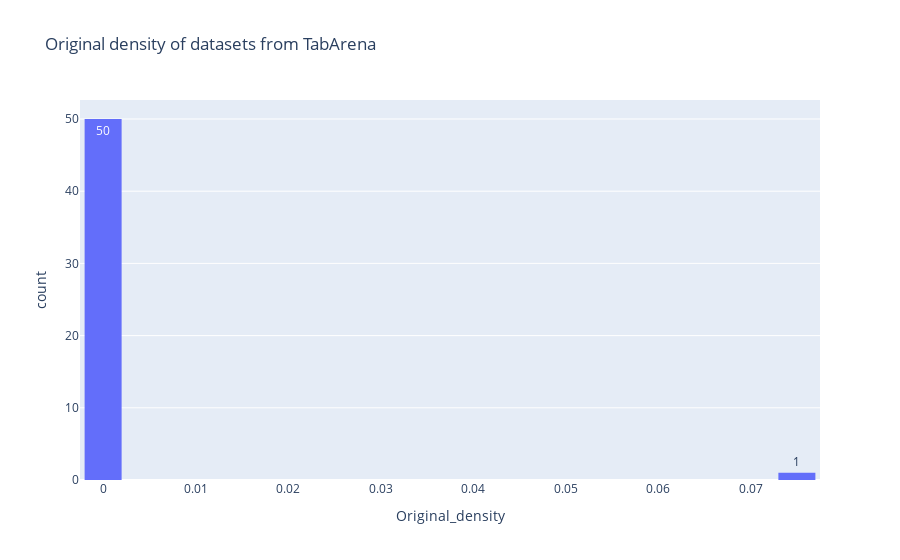

The notebook cell saved with this chart:
### Code cell
import plotly.express as px
fig = px.histogram(x=final_table['original_density'], 
                   labels={'x':'Original_density'}, text_auto=True, title='Original density of datasets from TabArena')
fig.update_layout(bargap=0.2)
fig.show()

### Figure 1 — Plotly figure (JSON) as saved in the notebook; plotly's stock layout.template omitted (floating-point values rounded to 4 significant figures)
{"data": [{"bingroup": "x", "hovertemplate": "Original_density=%{x}<br>count=%{y}<extra></extra>", "legendgroup": "", "marker": {"color": "#636efa", "pattern": {"shape": ""}}, "name": "", "orientation": "v", "showlegend": false, "texttemplate": "%{value}", "type": "histogram", "x": [0.001052, 5.433e-21, 6.764e-16, 5.647e-10, 0.0, 5.35e-12, 4.609e-12, 0.0, 0.0001906, 2.775e-36, 4.188e-67, 3.039e-15, 1.403e-13, 4.928e-57, 1.861e-18, 1.117e-13, 7.578e-37, 2.616e-13, 9.033e-09, 1.051e-05, 5.407e-16, 1.066e-19, 4.281e-90, 0.0005399, 1.483e-35, 0.0, 5.234e-22, 5.309e-10, 1.446e-11, 1.336e-10, 0.0, 3.46e-32, 7.373e-06, 1.011e-44, 1.038e-68, 9.558e-23, 1.309e-29, 4.142e-35, 9.504e-236, 2.447e-63, 2.925e-305, 7.634e-10, 2.075e-42, 9.4e-18, 6.838e-38, 1.291e-40, 3.872e-287, 0.0, 0.07727, 4.506e-22, 3.679e-50], "xaxis": "x", "yaxis": "y"}], "layout": {"bargap": 0.2, "barmode": "relative", "legend": {"tracegroupgap": 0}, "title": {"text": "Original density of datasets from TabArena"}, "xaxis": {"anchor": "y", "domain": [0, 1], "title": {"text": "Original_density"}}, "yaxis": {"anchor": "x", "domain": [0, 1], "title": {"text": "count"}}}}
